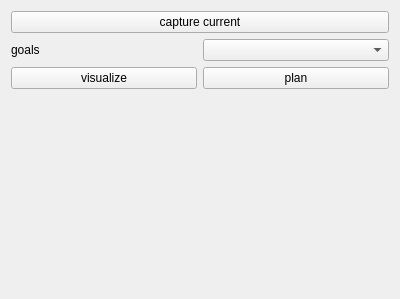
<?xml version="1.0" encoding="UTF-8"?>
<ui version="4.0">
 <class>Form</class>
 <widget class="QWidget" name="Form">
  <property name="geometry">
   <rect>
    <x>0</x>
    <y>0</y>
    <width>400</width>
    <height>299</height>
   </rect>
  </property>
  <property name="windowTitle">
   <string>Navigation</string>
  </property>
  <layout class="QGridLayout" name="gridLayout">
   <item row="2" column="0">
    <widget class="QPushButton" name="visualizeButton">
     <property name="text">
      <string>visualize</string>
     </property>
    </widget>
   </item>
   <item row="1" column="1">
    <widget class="QComboBox" name="comboBox"/>
   </item>
   <item row="2" column="1">
    <widget class="QPushButton" name="planButton">
     <property name="text">
      <string>plan</string>
     </property>
    </widget>
   </item>
   <item row="1" column="0">
    <widget class="QLabel" name="label">
     <property name="text">
      <string>goals</string>
     </property>
    </widget>
   </item>
   <item row="3" column="0" colspan="2">
    <spacer name="verticalSpacer">
     <property name="orientation">
      <enum>Qt::Vertical</enum>
     </property>
     <property name="sizeHint" stdset="0">
      <size>
       <width>20</width>
       <height>40</height>
      </size>
     </property>
    </spacer>
   </item>
   <item row="0" column="0" colspan="2">
    <widget class="QPushButton" name="captureButton">
     <property name="text">
      <string>capture current</string>
     </property>
    </widget>
   </item>
  </layout>
 </widget>
 <resources/>
 <connections/>
</ui>
